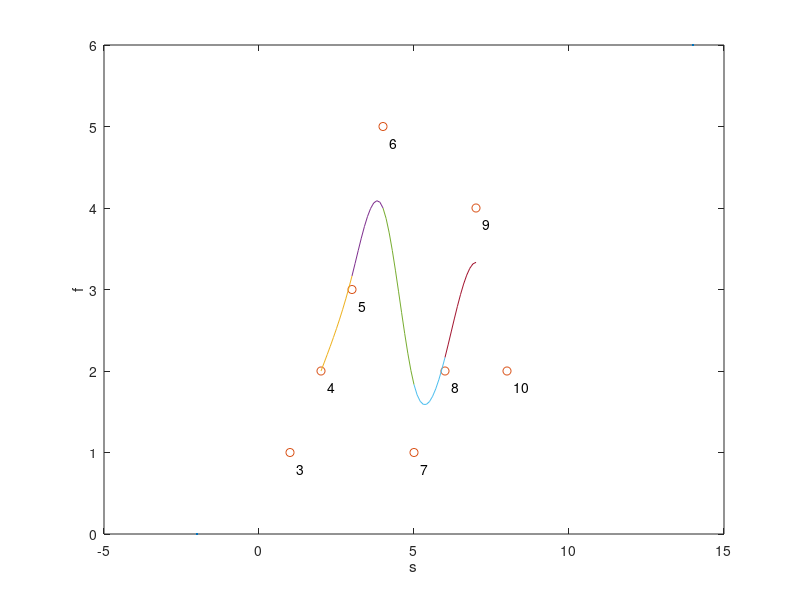

Write the MATLAB code that produced this figure.
% f9_6   
% Copyright S. Nakamura, 1995
set(gcf, 'NumberTitle','off','Name', 'Figure 9.6')

clear; clf; hold off
f = [  1 2 3 5 1 2 4 2  ];  m = length(f);
s=1:m;
plot([-2 14], [0 6], '.'); hold on
xlabel('s'); ylabel('f');  plot(s,f,'o')
for k=1:m
  z=int2str(k+2); sk = s(k); fk=f(k); text(sk+0.2,fk-0.2,z)
end
t = 0:0.1:1; t2=t.^2; t3=t.^3;
for i=2:m-2
   fb = 1/6*((1-t).^3*f(i-1)+(3*t3-6*t2+ 4)*f(i) + ...
        (-3*t3+3*t2 + 3*t + 1)*f(i+1) + t3*f(i+2) );
   plot(s(i)+t,fb)
end
%text (-1,6.3, ' With 3 repeating points at edges', ...
% 'FontSize',[24])

%title (' With no repeating points at the edges')
%print fig9d50.ps
